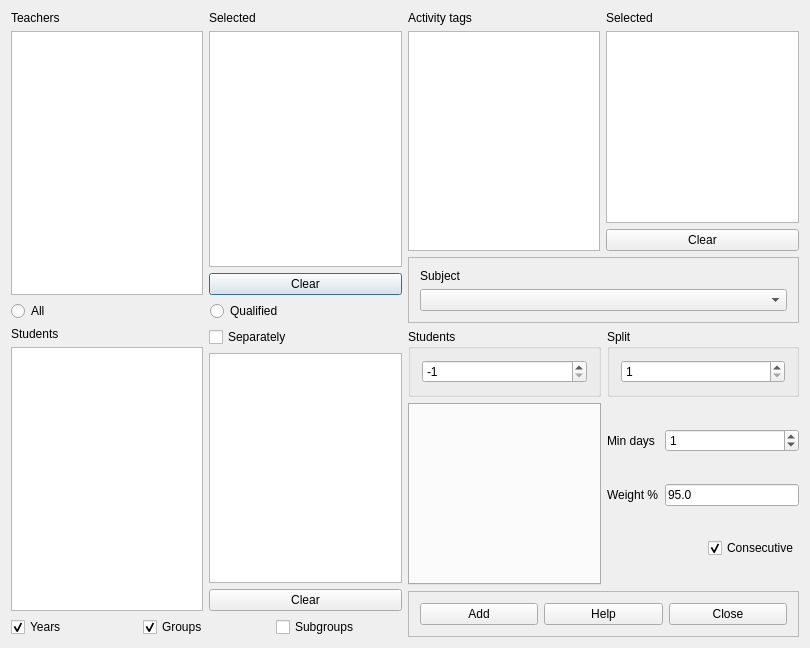
<?xml version="1.0" encoding="UTF-8"?>
<ui version="4.0">
 <class>AddActivityForm_template</class>
 <widget class="QDialog" name="AddActivityForm_template">
  <property name="geometry">
   <rect>
    <x>0</x>
    <y>0</y>
    <width>810</width>
    <height>648</height>
   </rect>
  </property>
  <property name="windowTitle">
   <string extracomment="This is the title of the add activity dialog">Add activity</string>
  </property>
  <layout class="QGridLayout" name="gridLayout_5">
   <item row="0" column="0">
    <layout class="QVBoxLayout" name="verticalLayout_8">
     <item>
      <layout class="QHBoxLayout" name="horizontalLayout_8">
       <item>
        <layout class="QVBoxLayout" name="verticalLayout_2">
         <item>
          <widget class="QLabel" name="allTeachersTextLabel">
           <property name="text">
            <string>Teachers</string>
           </property>
           <property name="wordWrap">
            <bool>false</bool>
           </property>
          </widget>
         </item>
         <item>
          <widget class="QListWidget" name="allTeachersListWidget"/>
         </item>
        </layout>
       </item>
       <item>
        <layout class="QVBoxLayout" name="verticalLayout">
         <item>
          <widget class="QLabel" name="selectedTeachersTextLabel">
           <property name="text">
            <string comment="It refers to a list of selected teachers">Selected</string>
           </property>
           <property name="wordWrap">
            <bool>false</bool>
           </property>
          </widget>
         </item>
         <item>
          <widget class="QListWidget" name="selectedTeachersListWidget"/>
         </item>
         <item>
          <widget class="QPushButton" name="clearTeacherPushButton">
           <property name="text">
            <string>Clear</string>
           </property>
          </widget>
         </item>
        </layout>
       </item>
      </layout>
     </item>
     <item>
      <layout class="QHBoxLayout" name="horizontalLayout_79">
       <item>
        <widget class="QRadioButton" name="allTeachersRadioButton">
         <property name="text">
          <string comment="It refers to teachers. It will show all the teachers.">All</string>
         </property>
        </widget>
       </item>
       <item>
        <widget class="QRadioButton" name="qualifiedTeachersRadioButton">
         <property name="text">
          <string comment="It refers to teachers. It will show only the teachers qualified for the selected subject.">Qualified</string>
         </property>
        </widget>
       </item>
      </layout>
     </item>
     <item>
      <layout class="QHBoxLayout" name="horizontalLayout_9">
       <item>
        <layout class="QVBoxLayout" name="verticalLayout_5">
         <item>
          <widget class="QLabel" name="allStudentsTextLabel">
           <property name="text">
            <string comment="It refers to sets of students, but I want to keep text short">Students</string>
           </property>
           <property name="wordWrap">
            <bool>false</bool>
           </property>
          </widget>
         </item>
         <item>
          <widget class="QListWidget" name="allStudentsListWidget"/>
         </item>
        </layout>
       </item>
       <item>
        <layout class="QVBoxLayout" name="verticalLayout_4">
         <item>
          <layout class="QHBoxLayout" name="horizontalLayout_7">
           <item>
            <widget class="QCheckBox" name="studentsSeparatelyCheckBox">
             <property name="text">
              <string comment="Selected students will be used separately">Separately</string>
             </property>
            </widget>
           </item>
          </layout>
         </item>
         <item>
          <widget class="QListWidget" name="selectedStudentsListWidget"/>
         </item>
         <item>
          <widget class="QPushButton" name="clearStudentsPushButton">
           <property name="text">
            <string>Clear</string>
           </property>
          </widget>
         </item>
        </layout>
       </item>
      </layout>
     </item>
     <item>
      <layout class="QHBoxLayout" name="horizontalLayout">
       <item>
        <widget class="QCheckBox" name="yearsCheckBox">
         <property name="text">
          <string>Years</string>
         </property>
         <property name="checked">
          <bool>true</bool>
         </property>
        </widget>
       </item>
       <item>
        <widget class="QCheckBox" name="groupsCheckBox">
         <property name="text">
          <string>Groups</string>
         </property>
         <property name="checked">
          <bool>true</bool>
         </property>
        </widget>
       </item>
       <item>
        <widget class="QCheckBox" name="subgroupsCheckBox">
         <property name="text">
          <string>Subgroups</string>
         </property>
         <property name="checked">
          <bool>false</bool>
         </property>
        </widget>
       </item>
      </layout>
     </item>
    </layout>
   </item>
   <item row="0" column="1">
    <layout class="QVBoxLayout" name="verticalLayout_3">
     <item>
      <layout class="QHBoxLayout" name="horizontalLayout_6">
       <item>
        <layout class="QVBoxLayout" name="verticalLayout_6">
         <item>
          <widget class="QLabel" name="allActivityTagsTextLabel">
           <property name="text">
            <string>Activity tags</string>
           </property>
           <property name="wordWrap">
            <bool>false</bool>
           </property>
          </widget>
         </item>
         <item>
          <widget class="QListWidget" name="allActivityTagsListWidget"/>
         </item>
        </layout>
       </item>
       <item>
        <layout class="QVBoxLayout" name="verticalLayout_7">
         <item>
          <widget class="QLabel" name="selectedActivityTagsTextLabel">
           <property name="text">
            <string comment="It refers to a list of selected activity tags">Selected</string>
           </property>
           <property name="wordWrap">
            <bool>false</bool>
           </property>
          </widget>
         </item>
         <item>
          <widget class="QListWidget" name="selectedActivityTagsListWidget"/>
         </item>
         <item>
          <widget class="QPushButton" name="clearActivityTagPushButton">
           <property name="text">
            <string>Clear</string>
           </property>
          </widget>
         </item>
        </layout>
       </item>
      </layout>
     </item>
     <item>
      <widget class="QFrame" name="subjectsFrame">
       <property name="frameShape">
        <enum>QFrame::StyledPanel</enum>
       </property>
       <property name="frameShadow">
        <enum>QFrame::Raised</enum>
       </property>
       <layout class="QGridLayout" name="gridLayout">
        <item row="0" column="0">
         <widget class="QLabel" name="subjectsTextLabel">
          <property name="text">
           <string>Subject</string>
          </property>
          <property name="wordWrap">
           <bool>false</bool>
          </property>
         </widget>
        </item>
        <item row="1" column="0">
         <widget class="QComboBox" name="subjectsComboBox">
          <property name="editable">
           <bool>false</bool>
          </property>
          <property name="insertPolicy">
           <enum>QComboBox::NoInsert</enum>
          </property>
          <property name="duplicatesEnabled">
           <bool>false</bool>
          </property>
         </widget>
        </item>
       </layout>
      </widget>
     </item>
     <item>
      <layout class="QHBoxLayout" name="horizontalLayout_2">
       <item>
        <widget class="QGroupBox" name="numberOfStudentsGroupBox">
         <property name="title">
          <string comment="It refers to the number of students, but I want to keep text small">Students</string>
         </property>
         <layout class="QGridLayout" name="gridLayout_3">
          <item row="0" column="0">
           <widget class="QSpinBox" name="nStudentsSpinBox">
            <property name="minimum">
             <number>-1</number>
            </property>
            <property name="maximum">
             <number>1000</number>
            </property>
            <property name="value">
             <number>-1</number>
            </property>
           </widget>
          </item>
         </layout>
        </widget>
       </item>
       <item>
        <widget class="QGroupBox" name="splitGroupBox">
         <property name="title">
          <string comment="Refers to the number of components in an activity split into more components">Split</string>
         </property>
         <layout class="QGridLayout" name="gridLayout_2">
          <item row="0" column="0">
           <widget class="QSpinBox" name="splitSpinBox">
            <property name="minimum">
             <number>1</number>
            </property>
            <property name="maximum">
             <number>35</number>
            </property>
           </widget>
          </item>
         </layout>
        </widget>
       </item>
      </layout>
     </item>
     <item>
      <layout class="QHBoxLayout" name="horizontalLayout_4">
       <item>
        <widget class="QTabWidget" name="subactivitiesTabWidget">
         <property name="currentIndex">
          <number>-1</number>
         </property>
         <property name="usesScrollButtons">
          <bool>true</bool>
         </property>
        </widget>
       </item>
       <item>
        <layout class="QGridLayout" name="gridLayout_4">
         <item row="0" column="0">
          <widget class="QLabel" name="minDayDistanceTextLabel">
           <property name="enabled">
            <bool>true</bool>
           </property>
           <property name="text">
            <string comment="Refers to min days between the components of a larger split activity. Please keep translation short">Min days</string>
           </property>
          </widget>
         </item>
         <item row="0" column="1">
          <widget class="QSpinBox" name="minDayDistanceSpinBox">
           <property name="enabled">
            <bool>true</bool>
           </property>
           <property name="value">
            <number>1</number>
           </property>
          </widget>
         </item>
         <item row="1" column="0">
          <widget class="QLabel" name="percentageTextLabel">
           <property name="enabled">
            <bool>true</bool>
           </property>
           <property name="text">
            <string comment="Please keep translation short">Weight %</string>
           </property>
          </widget>
         </item>
         <item row="1" column="1">
          <widget class="QLineEdit" name="percentageLineEdit">
           <property name="text">
            <string notr="true">95.0</string>
           </property>
          </widget>
         </item>
         <item row="2" column="0" colspan="2">
          <layout class="QHBoxLayout" name="horizontalLayout_5">
           <item>
            <spacer name="horizontalSpacer">
             <property name="orientation">
              <enum>Qt::Horizontal</enum>
             </property>
             <property name="sizeHint" stdset="0">
              <size>
               <width>40</width>
               <height>20</height>
              </size>
             </property>
            </spacer>
           </item>
           <item>
            <widget class="QCheckBox" name="forceConsecutiveCheckBox">
             <property name="text">
              <string comment="Refers to forcing component activities consecutive if they are in the same day. Please keep translation short">Consecutive</string>
             </property>
             <property name="checked">
              <bool>true</bool>
             </property>
            </widget>
           </item>
          </layout>
         </item>
        </layout>
       </item>
      </layout>
     </item>
     <item>
      <widget class="QFrame" name="buttonsFrame">
       <property name="frameShape">
        <enum>QFrame::StyledPanel</enum>
       </property>
       <property name="frameShadow">
        <enum>QFrame::Raised</enum>
       </property>
       <layout class="QHBoxLayout" name="horizontalLayout_3">
        <item>
         <widget class="QPushButton" name="addActivityPushButton">
          <property name="text">
           <string>Add</string>
          </property>
         </widget>
        </item>
        <item>
         <widget class="QPushButton" name="helpPushButton">
          <property name="text">
           <string>Help</string>
          </property>
         </widget>
        </item>
        <item>
         <widget class="QPushButton" name="closePushButton">
          <property name="text">
           <string>Close</string>
          </property>
         </widget>
        </item>
       </layout>
      </widget>
     </item>
    </layout>
   </item>
  </layout>
 </widget>
 <layoutdefault spacing="6" margin="11"/>
 <resources/>
 <connections/>
</ui>
